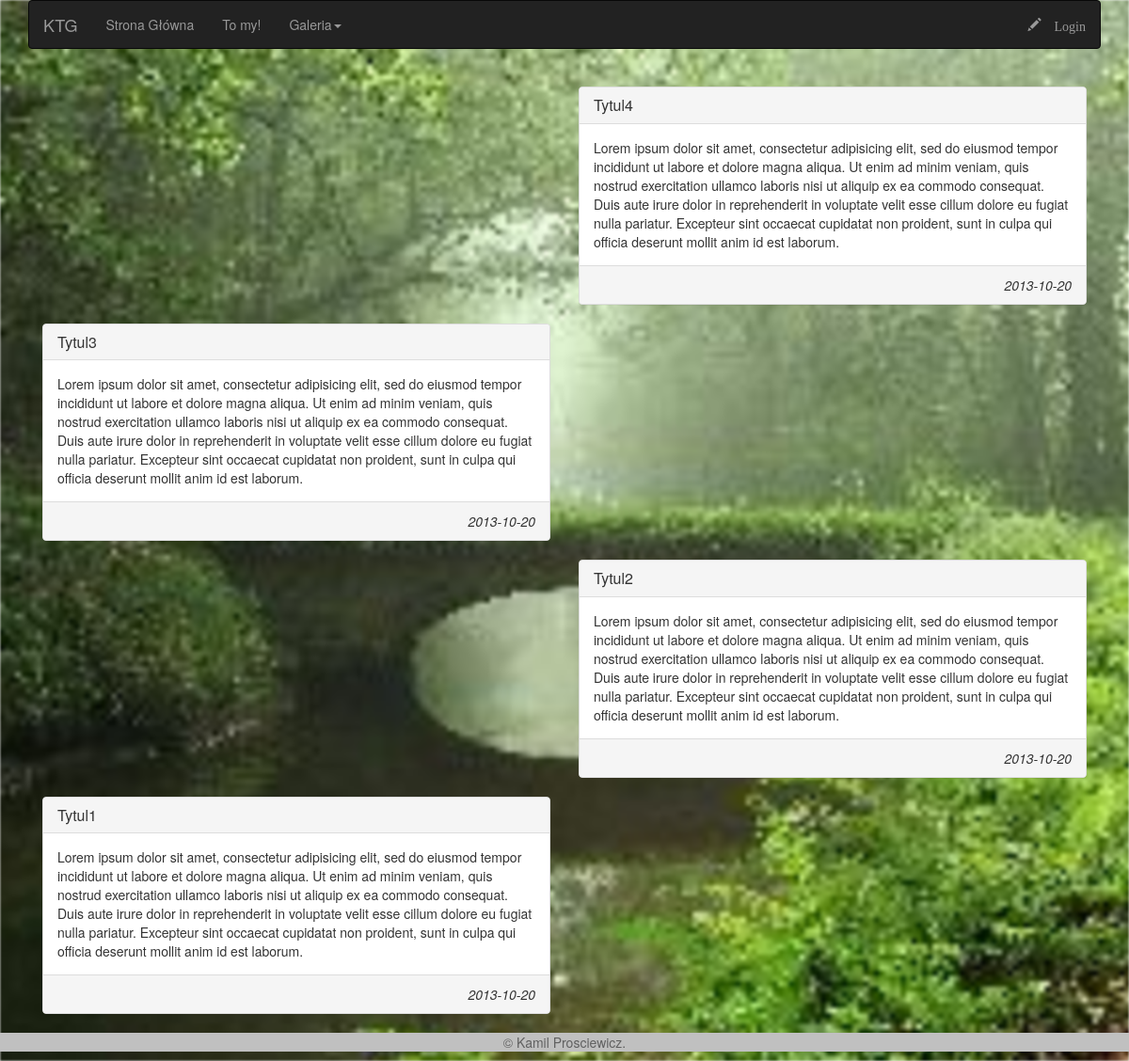
The page / on the database its author committed.
### tables this page shows
CREATE TABLE IF NOT EXISTS `posts` (
  `id` int(10) unsigned NOT NULL AUTO_INCREMENT,
  `tytul` text NOT NULL,
  `tresc` text NOT NULL,
  `created` date NOT NULL,
  PRIMARY KEY (`id`)
);

### index.php (the view, shortened to what this page needs)
<!DOCTYPE html>
<html lang="en">
  <head>
    <link href="bootstrap/dist/css/bootstrap.css" rel="stylesheet">
    <link href="style.css" rel="stylesheet">
  </head>
  <body>
    <div class = "bg"></div>
    <div class="container">
      <?php require 'header.php';
      require 'pagination.inc.php';?>
      <?php
      try{
        $pdo = new PDO('mysql:host=localhost;dbname=ktg;charset=utf8', 'root', '');
      }catch(PDOException $e){
      }
      $zapytanie = $pdo->query("SELECT * FROM posts");
      $posty_len = $zapytanie->rowCount();
      $paginacja = Pagination($posty_len,1,'index.php/');
      print_r($paginacja);
      $posts = $pdo->query('SELECT * FROM posts ORDER BY id DESC');
      if(!is_null($posts)){
        foreach($posts->fetchAll() as $row){
            echo '<div id = "row">';
            if ($row['id']%2==1) {
              echo '<div class="col-md-6">';
            }else{
              echo '<div class="col-md-6 col-md-offset-6">';
            }
            echo '<div class="panel panel-default">';
            echo  '<div class="panel-heading">';
            echo   '<h3 class="panel-title">'.$row['tytul'].'</h3>';
            echo  '</div>';
            echo  '<div class="panel-body">';
            echo    $row['tresc'].'<br>';
            echo  '</div>';
            echo  '<div class="panel-footer">';
            echo    '<div class = "created"><i>'.$row['created'].'</i></div>';
            echo  '</div>';
            echo  '</div>';
            echo  '</div>';
            echo '</div>';
        }
      }
      ?>
    </div>
    <?php require 'footer.php'; ?>
  </body>
</html>

### header.php (shortened to what this page needs)
<nav class="navbar navbar-inverse" role="navigation">
  <div class="navbar-header">
    <a class="navbar-brand" href="#">KTG</a>
  </div>
  <div class="collapse navbar-collapse navbar-ex1-collapse">
    <ul class="nav navbar-nav">
      <li
      <?php
      if($_SERVER['SCRIPT_NAME'] == '/ktg/index.php'){
        echo 'class="active"';
      }
      ?>
      ><a href="index.php">Strona Główna</a></li>
      <li
       <?php
      if($_SERVER['SCRIPT_NAME'] == '/ktg/toMy.php'){
        echo 'class="active"';
      }
      ?>
      ><a href="toMy.php">To my!</a></li>
      <li class="dropdown">
        <a href="#" class="dropdown-toggle" data-toggle="dropdown">Galeria<b class="caret"></b></a>
      </li>
    </ul>
    <ul class="nav navbar-nav navbar-right">
    <?php if(isset($_SESSION['login'])){
      echo '<li><a href="logout.php"><span class="glyphicon glyphicon-ban-circle"> Logout</span></a></li>';
      echo '<li><a href="adminPanel.php"><span class="glyphicon glyphicon-cog"> Panel Admina</span></a></li>';
    }else{
      echo '<li><a href="login.php"><span class="glyphicon glyphicon-pencil"> Login</span></a></li>';
    } ?>
    </ul>
  </div>
</nav>

### footer.php
<footer>
	<p>&copy; Kamil Prosciewicz.</p>
</footer>

### style.css (style rules this page uses)
* { margin: 0; padding: 0; }
.bg { background: url(member_photos/lbpvXmZ.jpg) no-repeat center center fixed; min-width: 100%; height: 100%; -webkit-background-size: cover; -moz-background-size: cover; -o-background-size: cover; background-size: cover; -webkit-filter: blur(1px); z-index:0; position: fixed; }
footer { text-align: center; color: #606060; background: #C0C0C0; position: relative; }
#row { padding-bottom: 15px; }
.created { text-align: right; }

### rows shown on the page
posts: tytul "Tytul4", tresc "Lorem ipsum dolor sit amet, consectetur adipisicing elit, sed do eiusmod tempor incididunt ut labore et dolore magna aliqua. Ut enim ad minim veniam, quis nostrud exercitation ullamco laboris nisi ut aliquip ex ea commodo consequat. Duis aute irure dolor in reprehenderit in voluptate velit esse cillum dolore eu fugiat nulla pariatur. Excepteur sint occaecat cupidatat non proident, sunt in culpa qui officia deserunt mollit anim id est laborum.", created "2013-10-20"
posts: tytul "Tytul3", tresc "Lorem ipsum dolor sit amet, consectetur adipisicing elit, sed do eiusmod tempor incididunt ut labore et dolore magna aliqua. Ut enim ad minim veniam, quis nostrud exercitation ullamco laboris nisi ut aliquip ex ea commodo consequat. Duis aute irure dolor in reprehenderit in voluptate velit esse cillum dolore eu fugiat nulla pariatur. Excepteur sint occaecat cupidatat non proident, sunt in culpa qui officia deserunt mollit anim id est laborum.", created "2013-10-20"
posts: tytul "Tytul2", tresc "Lorem ipsum dolor sit amet, consectetur adipisicing elit, sed do eiusmod tempor incididunt ut labore et dolore magna aliqua. Ut enim ad minim veniam, quis nostrud exercitation ullamco laboris nisi ut aliquip ex ea commodo consequat. Duis aute irure dolor in reprehenderit in voluptate velit esse cillum dolore eu fugiat nulla pariatur. Excepteur sint occaecat cupidatat non proident, sunt in culpa qui officia deserunt mollit anim id est laborum.", created "2013-10-20"
posts: tytul "Tytul1", tresc "Lorem ipsum dolor sit amet, consectetur adipisicing elit, sed do eiusmod tempor incididunt ut labore et dolore magna aliqua. Ut enim ad minim veniam, quis nostrud exercitation ullamco laboris nisi ut aliquip ex ea commodo consequat. Duis aute irure dolor in reprehenderit in voluptate velit esse cillum dolore eu fugiat nulla pariatur. Excepteur sint occaecat cupidatat non proident, sunt in culpa qui officia deserunt mollit anim id est laborum.", created "2013-10-20"
